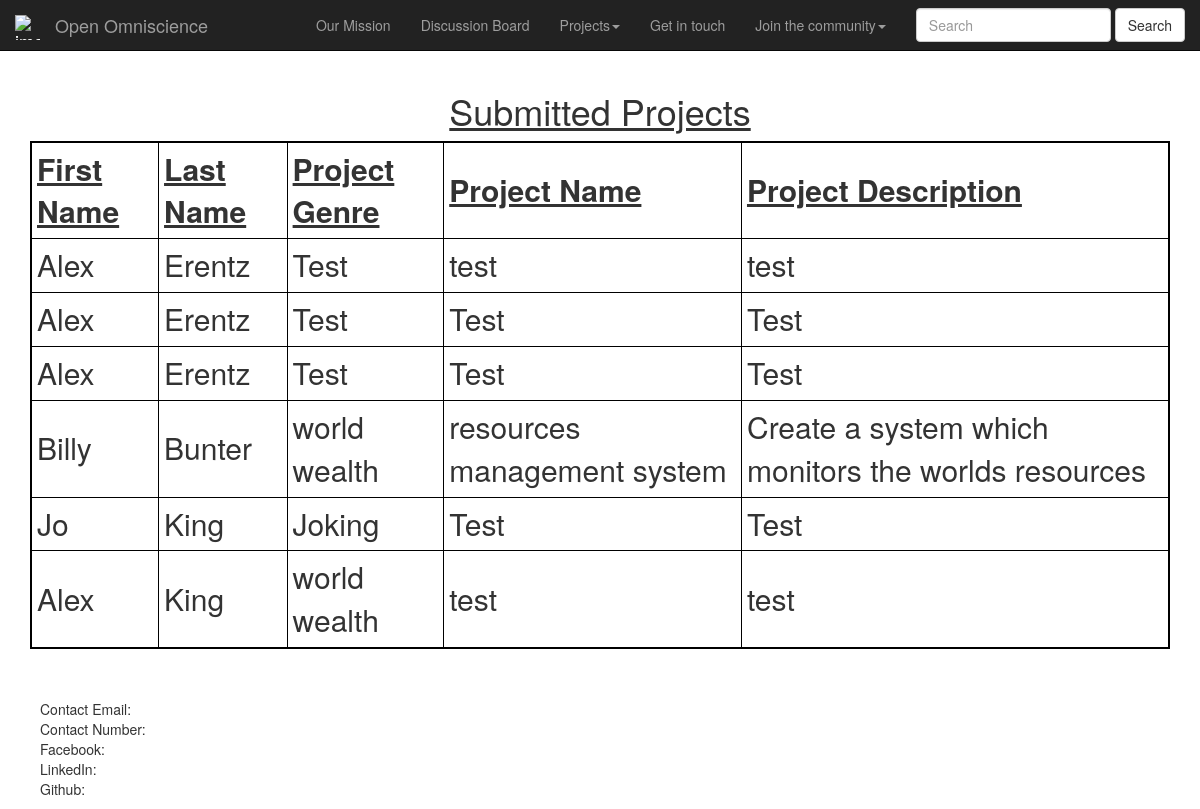
Screenshot of /projects/ (signed in) with the database file from the repository.
### AppTwo/models.py (models this page shows)
class ProjectIdea(models.Model):
    first_name = models.CharField(max_length=150)
    last_name = models.CharField(max_length=150)
    subject_genre = models.CharField(max_length=150)
    project_name = models.CharField(max_length=150)
    project_description = models.CharField(max_length=4000)

### AppTwo/views.py (the view)
# urls.py: path('projects/', views.submitted_projects, name='projects'),
def submitted_projects(request):
    proj_list = ProjectIdea.objects.all()
    proj_dict = {'projects': proj_list}
    return render(request, 'AppTwo/submitted_projects.html', context=proj_dict)

### templates/AppTwo/submitted_projects.html (shortened to what this page needs)
<!DOCTYPE html>
{% extends "AppTwo/baseTwo.html"%}
    {% block body_block %}
    <h1 align="center" style='text-decoration: underline'>Submitted Projects</h1>
    <div class="projects_table">
        {% if projects %}
            <table class="TD">
                <thead>
                    <th>First Name</th>
                    <th>Last Name</th>
                    <th>Project Genre</th>
                    <th>Project Name</th>
                    <th>Project Description</th>
                </thead>
                {% for i in projects %}
                <tr>
                    <td>{{ i.first_name }}</td>
                    <td>{{ i.last_name }}
                    <td>{{ i.subject_genre }}</td>
                    <td>{{ i.project_name }}</td>
                    <td>{{ i.project_description }}</td>
                </tr>
                {% endfor %}
            </table>
        {% else %}
            <p>Sorry, No Users Found</p>
        {% endif %}
    </div>
    {% endblock %}

### templates/AppTwo/submitted_projects.html (style rules this page uses)
.TD { width: 100%; border: 2px solid black; padding: 5px; font-size: 30px }
th, td { border: 1px solid black; padding: 5px; }
th { text-decoration: underline }

### rows the page displays
ProjectIdea: first_name "Alex", last_name "Erentz", subject_genre "Test", project_name "test", project_description "test"
ProjectIdea: first_name "Alex", last_name "Erentz", subject_genre "Test", project_name "Test", project_description "Test"
ProjectIdea: first_name "Alex", last_name "Erentz", subject_genre "Test", project_name "Test", project_description "Test"
ProjectIdea: first_name "Billy", last_name "Bunter", subject_genre "world wealth", project_name "resources management system", project_description "Create a system which monitors the worlds resources"
ProjectIdea: first_name "Jo", last_name "King", subject_genre "Joking", project_name "Test", project_description "Test"
ProjectIdea: first_name "Alex", last_name "King", subject_genre "world wealth", project_name "test", project_description "test"
